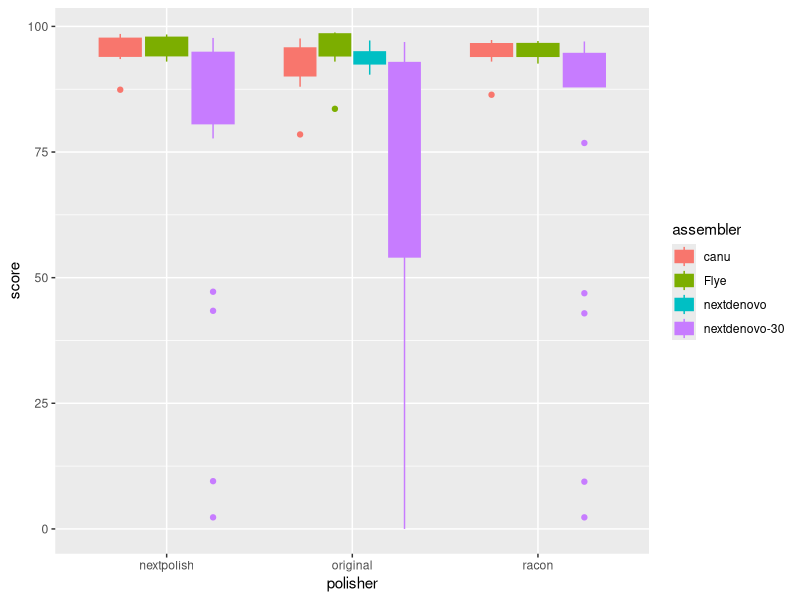
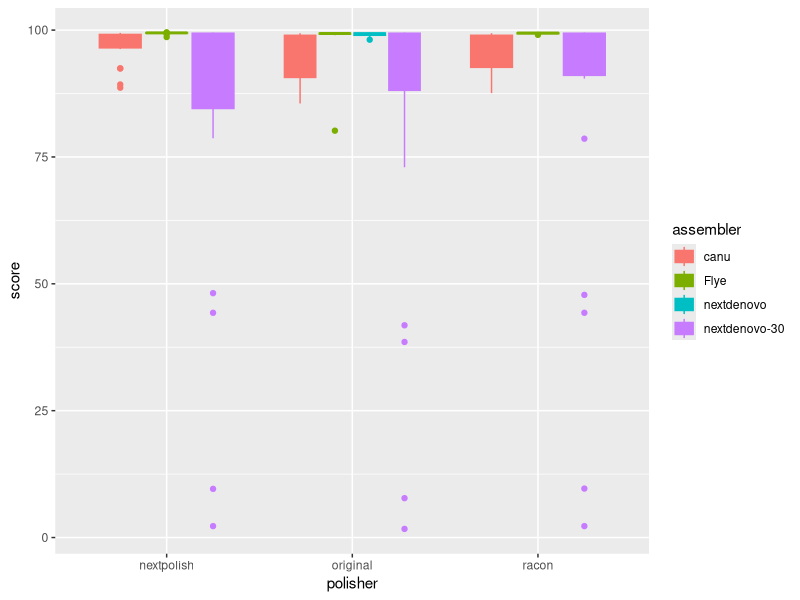
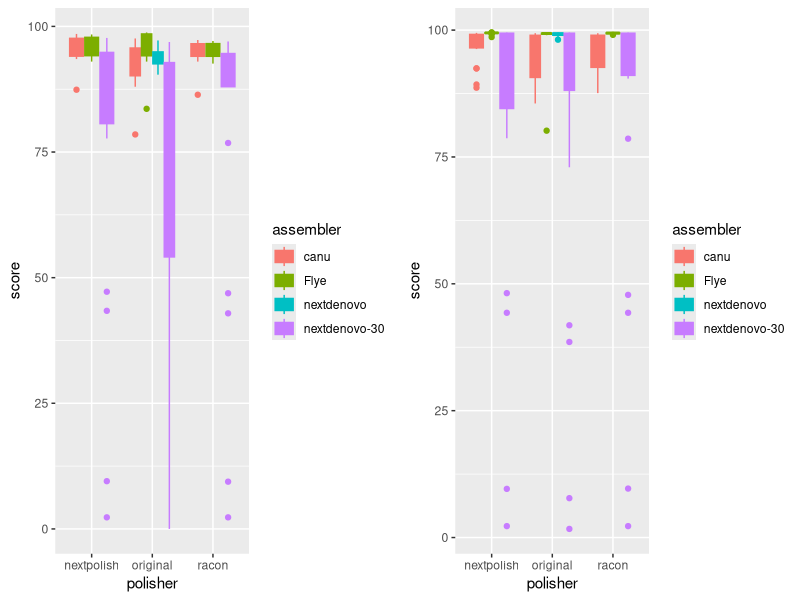

Recreate these plots in R, in order.
library("ggplot2")
library("tidyverse")
library("dplyr")
library("gridExtra")
setwd("/home/jenyu/Desktop/SV-project")
t1=read.table("completeness.tsv",header=FALSE)
colnames(t1)<-c("score","strain","assembler","polisher","program")

t2=t1 %>% filter(program=="busco") %>% filter(polisher!="racontmp") %>% select(-c(strain))
p1<-ggplot(data=t2, aes(x=polisher,y=score)) +geom_boxplot(aes(fill=assembler, color=assembler))
p1

t3=t1 %>% filter(program=="compleasm") %>% filter(polisher!="racontmp") %>% select(-c(strain))
p3<-ggplot(data=t3, aes(x=polisher,y=score)) +geom_boxplot(aes(fill=assembler, color=assembler))
p3


png(filename="score.png",width=2000, height=1000)
g1 <-grid.arrange(p1,p3,ncol=2)
dev.off()